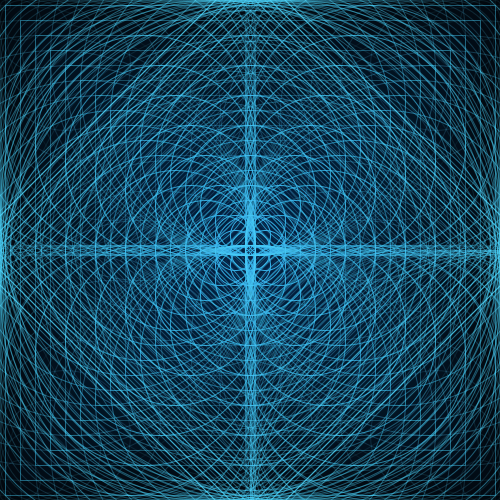
Frame 1 (no input)
Frame 60 (the mouse pressed at the canvas centre just before this capture): identical to frame 1, image omitted
Frame 120 (the mouse held since frame 60 and released just before this capture): identical to frame 1, image omitted

The Processing sketch that drew this single still picture (run headless with seeded random() and noise(); from frame 60 on, the mouse is pressed at the canvas centre):

// Processing sketch: processing_31912
// ── processing_31912.pde

int xPos = 0;
int yPos = 0;

int xPos2 = 490;
int yPos2 = 0;
int xPos3 = 0;
int yPos3 = 490;
int xPos4 = 490;
int yPos4 = 490;
int xPos5 = 245;
int yPos5 = 245;
int yPos6 = 245;
int xPos7 = 245;
int xPos8 = 245;
int yPos8 = 245;
int xCPos = 250;
int yCPos = 250;
int xCPos2 = 250;
int yCPos2 = 250;

int quadXPos1 = 240;
int quadYPos1 = 240;
int quadXPos2 = 260;
int quadYPos2 = 260;
int quadXPos3 = 260;
int quadYPos3 = 260;
int quadXPos4 = 240;
int quadYPos4 = 240;

int quad2XPos1 = 260;
int quad2YPos1 = 260;
int quad2XPos2 = 240;
int quad2YPos2 = 240;
int quad2XPos3 = 240;
int quad2YPos3 = 240;
int quad2XPos4 = 260;
int quad2YPos4 = 260;

int quad3XPos1 = 260; 
int quad3YPos1 = 240; //225
int quad3XPos2 = 260; //275
int quad3YPos2 = 240;
int quad3XPos3 = 240; 
int quad3YPos3 = 260; //275
int quad3XPos4 = 240; //225
int quad3YPos4 = 260;

int quad4XPos1 = 240;
int quad4YPos1 = 260;
int quad4XPos2 = 240;
int quad4YPos2 = 260;
int quad4XPos3 = 260;
int quad4YPos3 = 240;
int quad4XPos4 = 260;
int quad4YPos4 = 240;

int quad5XPos1 = 250;
int quad5YPos1 = 250;
int quad5XPos2 = 250;
int quad5YPos2 = 250;
int quad5XPos3 = 250;
int quad5YPos3 = 250;
int quad5XPos4 = 250;
int quad5YPos4 = 250;

int shapeSize = 10;
int count = 0;
int trans = 255;
int trans2 = 20;

void setup(){
  size(500, 500);
  background(2);
  fill(0,90,212,2);
  smooth();
  fill(0,90,212,2);
  rectMode(CENTER);
  frameRate(10);
}

void draw(){
  
  while (count<20){
    stroke(77,218,255,trans2);
    ellipse (250,250,shapeSize,shapeSize);
    fill(0,90,212,5);
    rect (250,250,shapeSize,shapeSize);
    noFill();
    quad (quadXPos1,quadYPos1,quadXPos2,quadYPos2,quadXPos3,quadYPos3,quadXPos4,quadYPos4);
    quad (quad2XPos1,quad2YPos1,quad2XPos2,quad2YPos2,quad2XPos3,quad2YPos3,quad2XPos4,quad2YPos4);
    quad (quad3XPos1,quad3YPos1,quad3XPos2,quad3YPos2,quad3XPos3,quad3YPos3,quad3XPos4,quad3YPos4);
    quad (quad4XPos1,quad4YPos1,quad4XPos2,quad4YPos2,quad4XPos3,quad4YPos3,quad4XPos4,quad4YPos4);
    quad (quad5XPos1,quad5YPos1,quad5XPos2,quad5YPos2,quad5XPos3,quad5YPos3,quad5XPos4,quad5YPos4);

     quadXPos1 = quadXPos1;
     quadYPos1 = quadYPos1 -15;
     quadXPos2 = quadXPos2 +15;
     quadYPos2 = quadYPos2;
     quadXPos3 = quadXPos3;
     quadYPos3 = quadYPos3 +15;
     quadXPos4 = quadXPos4 -15;
     quadYPos4 = quadYPos4;
     
     quad2XPos1 = quad2XPos1;
     quad2YPos1 = quad2YPos1 -15;
     quad2XPos2 = quad2XPos2 +15;
     quad2YPos2 = quad2YPos2;
     quad2XPos3 = quad2XPos3;
     quad2YPos3 = quad2YPos3 +15;
     quad2XPos4 = quad2XPos4 -15;
     quad2YPos4 = quad2YPos4;
     
     quad3XPos1 = quad3XPos1;
     quad3YPos1 = quad3YPos1 -15;
     quad3XPos2 = quad3XPos2 +15;
     quad3YPos2 = quad3YPos2;
     quad3XPos3 = quad3XPos3;
     quad3YPos3 = quad3YPos3 +15;
     quad3XPos4 = quad3XPos4 -15;
     quad3YPos4 = quad3YPos4;
     
     quad4XPos1 = quad4XPos1;
     quad4YPos1 = quad4YPos1 -15;
     quad4XPos2 = quad4XPos2 +15;
     quad4YPos2 = quad4YPos2;
     quad4XPos3 = quad4XPos3;
     quad4YPos3 = quad4YPos3 +15;
     quad4XPos4 = quad4XPos4 -15;
     quad4YPos4 = quad4YPos4;
     
     quad5XPos1 = quad5XPos1;
     quad5YPos1 = quad5YPos1 -15;
     quad5XPos2 = quad5XPos2 +15;
     quad5YPos2 = quad5YPos2;
     quad5XPos3 = quad5XPos3;
     quad5YPos3 = quad5YPos3 +15;
     quad5XPos4 = quad5XPos4 -15;
     quad5YPos4 = quad5YPos4;
     
     noFill();
     
    ellipseMode(CORNER);
    ellipse (xPos,yPos,shapeSize,shapeSize);
    ellipse (xPos2,yPos2,shapeSize,shapeSize);
    ellipse (xPos3,yPos3,shapeSize,shapeSize);
    ellipse (xPos4,yPos4,shapeSize,shapeSize);
    ellipseMode(CENTER);
    stroke(77,218,255,trans);
    ellipse (250,250,shapeSize,shapeSize);
    ellipse (xCPos,250,shapeSize,shapeSize);
    ellipse (xCPos2,250,shapeSize,shapeSize);
    ellipse (250,yCPos,shapeSize,shapeSize);
    ellipse (250,yCPos2,shapeSize,shapeSize);
    ellipseMode(CORNER);
    ellipse (xPos5,yPos5,shapeSize,shapeSize);
    ellipse (xPos5,yPos6,shapeSize,shapeSize);
    ellipse (xPos7,yPos5,shapeSize,shapeSize);
    ellipse (xPos8,yPos8,shapeSize,shapeSize);
     
    shapeSize = shapeSize+30;
    trans = trans - 15;
    trans2 = trans2 + 5;
    xPos2 = xPos2 - 30;
    yPos3 = yPos3 - 30;
    xPos4 = xPos4 - 30;
    yPos4 = yPos4 - 30;
    yPos6 = yPos6 - 30;
    xPos7 = xPos7 - 30;
    xPos8 = xPos8 - 30;
    yPos8 = yPos8 - 30;
    xCPos = xCPos + 15;
    yCPos = yCPos + 15;
    xCPos2 = xCPos2 - 15;
    yCPos2 = yCPos2 - 15;
     
    count++;
  }
  xPos = xPos + 100;
  shapeSize = 10;

  
  if(xPos>500){
    xPos = xPos + 15;
    yPos = yPos + 70;
    xPos = 0;
    
  }
  if(yPos>500){
    xPos=0;
    yPos=0;
  }

}
